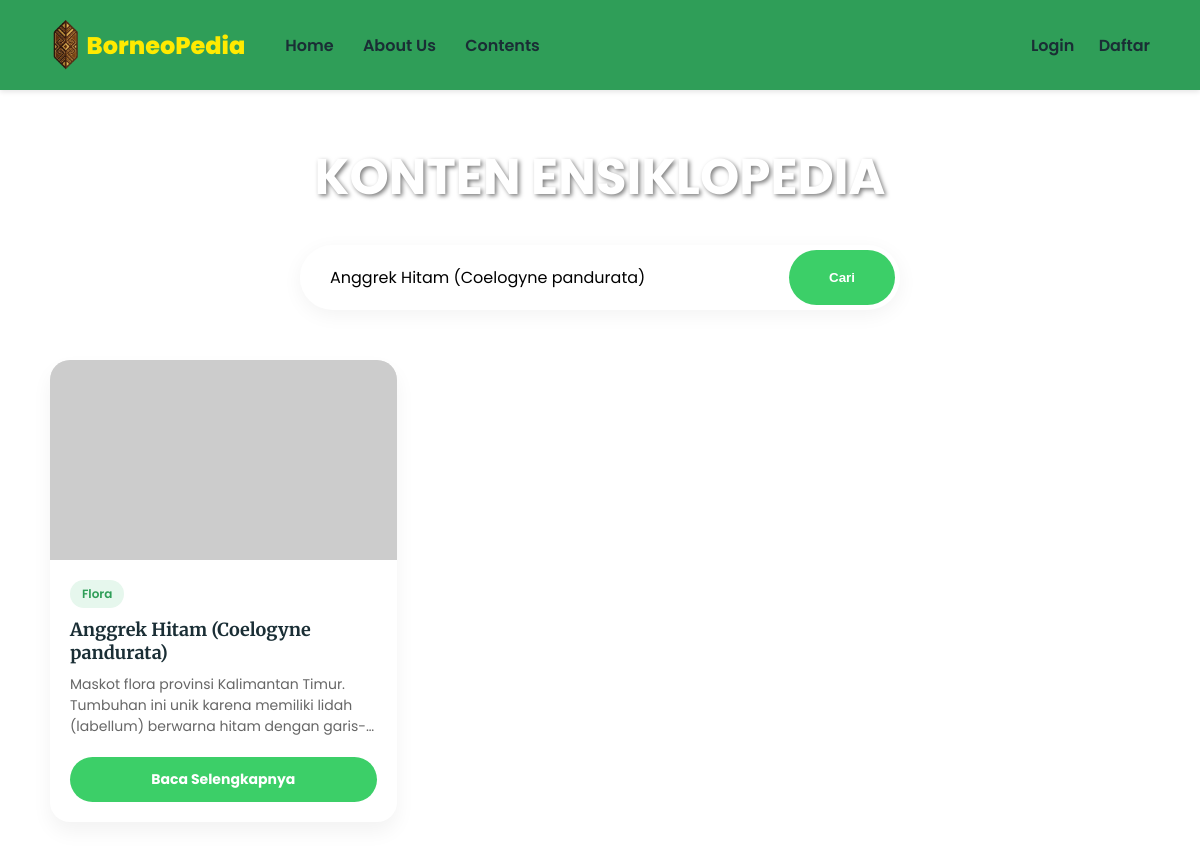
/contents.php?cari=Anggrek Hitam (Coelogyne pandurata), run on the app's committed database.
### tables this page shows
CREATE TABLE `contents` (
  `id` int(11) NOT NULL,
  `user_id` int(11) NOT NULL,
  `nama` varchar(100) NOT NULL,
  `tipe` varchar(50) NOT NULL,
  `informasi` text NOT NULL,
  `foto` varchar(255) NOT NULL,
  `created_at` timestamp NOT NULL DEFAULT current_timestamp()
);

### contents.php (the view, shortened to what this page needs)
<?php
include 'koneksi.php';
if(isset($_GET['cari'])){
    $keyword = $_GET['cari'];
    $query = mysqli_query($conn, "SELECT * FROM contents WHERE nama LIKE '%$keyword%' OR tipe LIKE '%$keyword%' ORDER BY id DESC");
} else {
    $query = mysqli_query($conn, "SELECT * FROM contents ORDER BY id DESC");
}
?>
<!DOCTYPE html>
<html lang="id">
<head>
</head>
<body>
    <nav>
        <div class="nav-left">
             <a href="index.php" class="logo">
            <img src="asset/logofix.png" class="logo-img"> BorneoPedia</a>
            <div class="nav-links">
                <a href="index.php">Home</a>
                <a href="about.php">About Us</a>
                <a href="contents.php">Contents</a>
            </div>
        </div>
        <div class="nav-right">
            <?php if(isset($_SESSION['status']) && $_SESSION['status'] == 'login'): ?>
                <span>Hi, <?php echo $_SESSION['username']; ?></span>
                <a href="upload.php">Upload +</a>
                <a href="logout.php">Logout</a>
            <?php else: ?>
                <a href="login.php">Login</a>
                <a href="register.php">Daftar</a>
            <?php endif; ?>
        </div>
    </nav>
    <main class="content-container">
        <h1>KONTEN ENSIKLOPEDIA</h1>
        <form action="" method="GET" class="search-box">
            <input type="text" name="cari" placeholder="Cari budaya, makanan..." value="<?php echo isset($_GET['cari']) ? $_GET['cari'] : ''; ?>">
            <button type="submit">Cari</button>
        </form>
        <div class="grid-container">
            <?php if(mysqli_num_rows($query) > 0): ?>
                <?php while($row = mysqli_fetch_assoc($query)): ?>
                    <div class="card">
                        <img src="<?php echo $row['foto']; ?>" alt="Gambar" class="card-img" onerror="this.src='https://via.placeholder.com/400x200?text=No+Image'">
                        <div class="card-body">
                            <span class="badge-type"><?php echo $row['tipe']; ?></span>
                            <h3 class="card-title"><?php echo $row['nama']; ?></h3>
                            <p class="card-desc"><?php echo $row['informasi']; ?></p>
                            <a href="detail.php?id=<?php echo $row['id']; ?>" class="btn-detail">Baca Selengkapnya</a>
                        </div>
                    </div>
                <?php endwhile; ?>
            <?php else: ?>
                </div>
                <p class="empty-msg">Data tidak ditemukan atau belum ada konten yang diupload.</p>
                <div style="display:none">
            <?php endif; ?>
        </div>
    </main>
</body>
</html>

### contents.php (style rules this page uses)
* { margin: 0; padding: 0; box-sizing: border-box; text-decoration: none; }
body { font-family: 'Poppins', sans-serif; background-image: url('asset/bg_kedua.png'); background-attachment: fixed; background-size: cover; background-position: center; background-repeat: no-repeat; min-height: 100vh; display: flex; flex-direction: column; }
nav { background-color: #2F9E58; display: flex; justify-content: space-between; align-items: center; padding: 20px 50px; box-shadow: 0 2px 5px rgba(0,0,0,0.1); position: sticky; top: 0; z-index: 1000; }
.nav-left { display: flex; align-items: center; gap: 40px; }
.logo { font-size: 24px; font-weight: 800; color: #ffea00ff; display: flex; align-items: center; }
.logo-img { height: 50px; width: auto; margin-right: 5px; vertical-align: middle; }
.nav-links a, .nav-right a, .nav-right span { color: #1a2e35; font-weight: 600; font-size: 16px; transition: color 0.3s; }
.nav-links a { margin-right: 25px; }
.nav-right a { margin-left: 20px; }
.content-container { flex: 1; padding: 50px 50px; display: flex; flex-direction: column; align-items: center; }
.content-container h1 { font-family: 'Poppins', serif; color: #ffff; font-size: 50px; margin-bottom: 30px; text-shadow: 2px 2px 4px rgba(0,0,0,0.5); }
.search-box { background: white; width: 100%; max-width: 600px; border-radius: 50px; padding: 5px; display: flex; box-shadow: 0 5px 20px rgba(0,0,0,0.05); margin-bottom: 50px; }
.search-box input { flex: 1; border: none; outline: none; padding: 15px 25px; border-radius: 50px; font-family: 'Poppins', sans-serif; font-size: 16px; }
.search-box button { background-color: #3CCF68; color: white; border: none; padding: 10px 40px; border-radius: 50px; font-weight: 600; cursor: pointer; }
.grid-container { display: grid; grid-template-columns: repeat(auto-fill, minmax(280px, 1fr)); gap: 30px; width: 100%; max-width: 1200px; }
.card { background: white; border-radius: 20px; overflow: hidden; box-shadow: 0 10px 20px rgba(0,0,0,0.05); transition: transform 0.3s; display: flex; flex-direction: column; }
.card-img { width: 100%; height: 200px; object-fit: cover; background-color: #eee; }
.card-body { padding: 20px; display: flex; flex-direction: column; flex: 1; }
.badge-type { background-color: #e6f7ed; color: #2F9E58; padding: 5px 12px; border-radius: 20px; font-size: 12px; font-weight: 600; align-self: flex-start; margin-bottom: 10px; }
.card-title { font-family: 'Merriweather', serif; font-size: 18px; color: #1a2e35; margin-bottom: 10px; }
.card-desc { font-size: 14px; color: #666; margin-bottom: 20px; display: -webkit-box; -webkit-line-clamp: 3; -webkit-box-orient: vertical; overflow: hidden; flex: 1; }
.btn-detail { text-align: center; background-color: #3CCF68; color: white; padding: 12px; border-radius: 50px; font-size: 14px; font-weight: 700; margin-top: auto; display: block; }

### data on the page
contents: tipe "Flora", nama "Anggrek Hitam (Coelogyne pandurata)", informasi "Maskot flora provinsi Kalimantan Timur. Tumbuhan ini unik karena memiliki lidah (labellum) berwarna hitam…"
